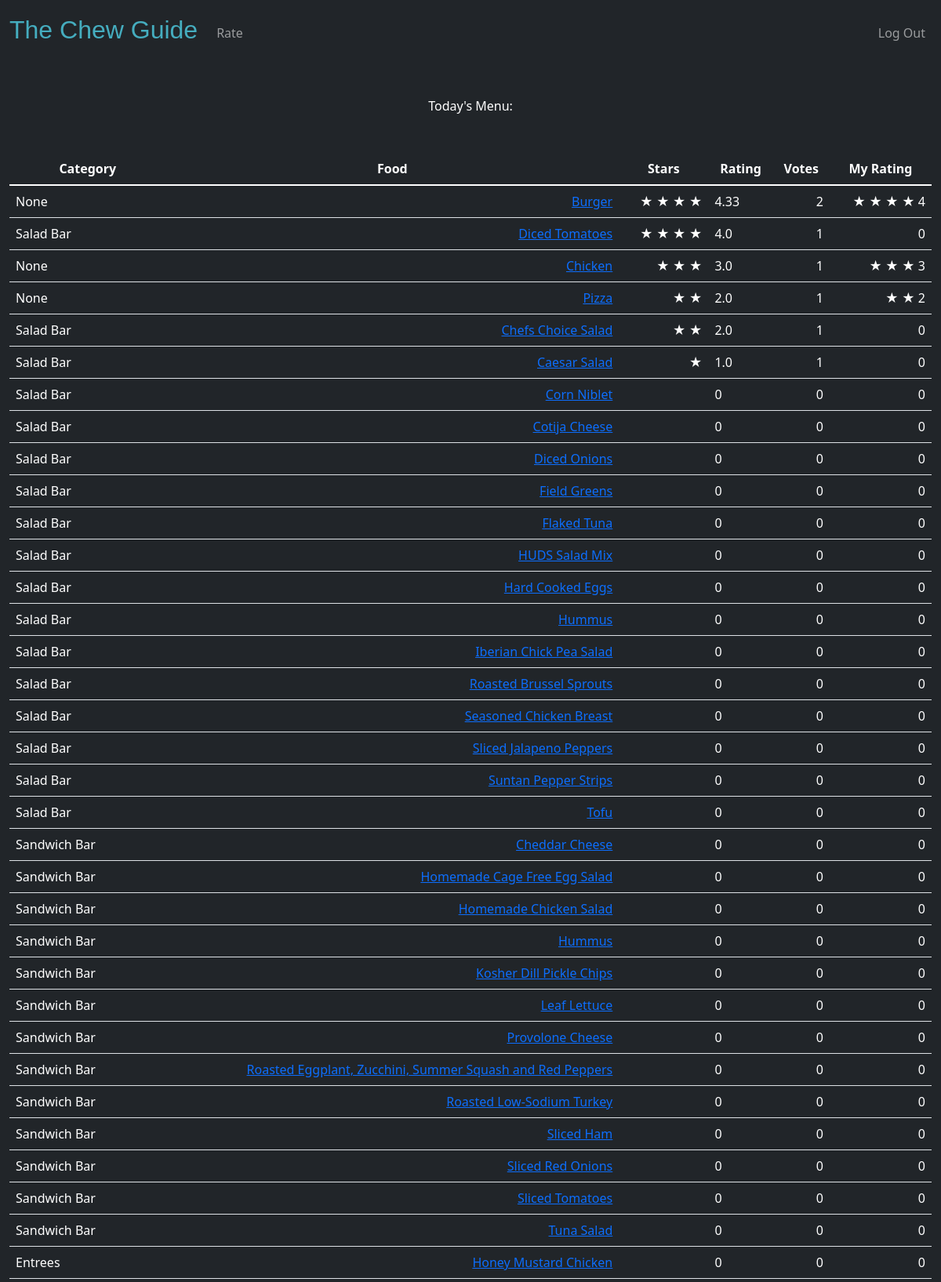
The page / (signed in, upper part) on the database its author committed.
### tables this page shows
CREATE TABLE menu(id INTEGER, food TEXT, class TEXT, PRIMARY KEY (id));

### app.py (the view)
@app.route("/")
@login_required
def index():
    food = db.execute("SELECT id, food, class FROM menu");
    rows = food;
    for i in range(len(food)):
        rating = db.execute("SELECT AVG(rating) FROM ratings WHERE food_id = ?", str(food[i]['id']))
        number_of_ratings = len(db.execute("SELECT DISTINCT user_id FROM ratings WHERE food_id = ?", str(food[i]['id'])))
        my_rating = db.execute("SELECT rating FROM ratings WHERE user_id = ? and food_id = ?", session["user_id"], str(food[i]['id']))
        if rating[0]['AVG(rating)'] != None:
            rows[i]['rating'] = round(rating[0]['AVG(rating)'], 2)
        else:
            rows[i]['rating'] = 0
        rows[i]['number_of_ratings'] = number_of_ratings
        if len(my_rating) > 0:
            rows[i]['my_rating'] = my_rating[0]['rating']
        else:
            rows[i]['my_rating'] = 0
        if rows[i]["rating"] != 0:
            rows[i]["rating_int"] = int(rows[i]['rating'])
        else:
            rows[i]["rating_int"] = 0
    sorted_rows = sorted(rows, key = lambda i: i['rating'], reverse=True)
    return render_template("index.html", rows=sorted_rows)

### app.py (called while the page is built)
@app.after_request
def after_request(response):
    response.headers["Cache-Control"] = "no-cache, no-store, must-revalidate"
    response.headers["Expires"] = 0
    response.headers["Pragma"] = "no-cache"
    return response

### helpers.py (called while the page is built)
def login_required(f):
    @wraps(f)
    def decorated_function(*args, **kwargs):
        if session.get("user_id") is None:
            return redirect("/login")
        return f(*args, **kwargs)
    return decorated_function

### templates/index.html (shortened to what this page needs)
{% extends "layout.html" %}
{% block main %}
<form action="/" method="post">
    <header class="bg-dark mb-5 big text-center text-white">
        Today's Menu:
    </header>
    <div class="mb-3">
        <table class="table tablestriped">
            <thead class="bg-dark mb-5 big text-center text-white">
                <tr>
                    <th>Category</th>
                    <th>Food</th>
                    <th>Stars</th>
                    <th>Rating</th>
                    <th>Votes</th>
                    <th>My Rating</th>
                </tr>
            </thead>
            <tbody class="bg-dark mb-5 big text-center text-white">
                {% for row in rows %}
                    <tr>
                        <td class="text-start">{{row['class']}}</td>
                        <td class="text-end"><a href="/rate">{{row['food']}}</a></td>
                        <td class="text-end">
                        {% for i in range(row['rating_int']) %}
                            ★
                        {% endfor %}
                        </td>
                        <td class="text-start">{{row['rating']}}</td>
                        <td class="text-end">{{row['number_of_ratings']}}</td>
                        <td class="text-end">
                        {% for i in range(row['my_rating']) %}
                            ★
                        {% endfor %}
                        {{row['my_rating']}}
                        </td>
                    </tr>
                {% endfor %}
            </tbody>
        </table>
    </div>
</form>
{% endblock %}

### templates/layout.html (shortened to what this page needs)
<!DOCTYPE html>
<html lang="en">
    <head>
        <link href="https://cdn.jsdelivr.net/npm/bootstrap@5.1.3/dist/css/bootstrap.min.css" rel="stylesheet">
        <link href="/static/styles.css" rel="stylesheet">
    </head>
    <body id="body" class="bg-dark">
        <nav class="bg-dark navbar navbar-expand-md navbar-dark">
            <div class="container-fluid">
                <a class="navbar-brand" href="/"><span class="blue">The Chew Guide</span></a>
                <div class="collapse navbar-collapse" id="navbar">
                    {% if session["user_id"] %}
                        <ul class="navbar-nav me-auto mt-2">
                            <li class="nav-item"><a class="nav-link" href="/rate">Rate</a></li>
                        </ul>
                        <ul class="navbar-nav ms-auto mt-2">
                            <li class="nav-item"><a class="nav-link" href="/logout">Log Out</a></li>
                        </ul>
                    {% else %}
                        <ul class="navbar-nav ms-auto mt-2">
                            <li class="nav-item"><a class="nav-link" href="/register">Register</a></li>
                            <li class="nav-item"><a class="nav-link" href="/login">Log In</a></li>
                        </ul>
                    {% endif %}
                </div>
            </div>
        </nav>
        <main class="container-fluid overflow-scroll py-5 text-center">
            {% block main %}{% endblock %}
        </main>
    </body>
</html>

### static/styles.css (style rules this page uses)
nav .navbar-brand { font-size: xx-large; }
nav .navbar-brand .blue { color: #45adbf; font-family: "Arial"; }
#body { background: #1f1f2e; }

### rows shown on the page
menu: class "None", food "Burger", rating "4.33", number_of_ratings "2", my_rating "4"
menu: class "Salad Bar", food "Diced Tomatoes", rating "4.0", number_of_ratings "1", my_rating "0"
menu: class "None", food "Chicken", rating "3.0", number_of_ratings "1", my_rating "3"
menu: class "None", food "Pizza", rating "2.0", number_of_ratings "1", my_rating "2"
menu: class "Salad Bar", food "Chefs Choice Salad", rating "2.0", number_of_ratings "1", my_rating "0"
menu: class "Salad Bar", food "Caesar Salad", rating "1.0", number_of_ratings "1", my_rating "0"
menu: class "Salad Bar", food "Corn Niblet", rating "0", number_of_ratings "0", my_rating "0"
menu: class "Salad Bar", food "Cotija Cheese", rating "0", number_of_ratings "0", my_rating "0"
menu: class "Salad Bar", food "Diced Onions", rating "0", number_of_ratings "0", my_rating "0"
menu: class "Salad Bar", food "Field Greens", rating "0", number_of_ratings "0", my_rating "0"
menu: class "Salad Bar", food "Flaked Tuna", rating "0", number_of_ratings "0", my_rating "0"
menu: class "Salad Bar", food "HUDS Salad Mix", rating "0", number_of_ratings "0", my_rating "0"
menu: class "Salad Bar", food "Hard Cooked Eggs", rating "0", number_of_ratings "0", my_rating "0"
menu: class "Salad Bar", food "Hummus", rating "0", number_of_ratings "0", my_rating "0"
menu: class "Salad Bar", food "Iberian Chick Pea Salad", rating "0", number_of_ratings "0", my_rating "0"
menu: class "Salad Bar", food "Roasted Brussel Sprouts", rating "0", number_of_ratings "0", my_rating "0"
menu: class "Salad Bar", food "Seasoned Chicken Breast", rating "0", number_of_ratings "0", my_rating "0"
menu: class "Salad Bar", food "Sliced Jalapeno Peppers", rating "0", number_of_ratings "0", my_rating "0"
menu: class "Salad Bar", food "Suntan Pepper Strips", rating "0", number_of_ratings "0", my_rating "0"
menu: class "Salad Bar", food "Tofu", rating "0", number_of_ratings "0", my_rating "0"
menu: class "Sandwich Bar", food "Cheddar Cheese", rating "0", number_of_ratings "0", my_rating "0"
menu: class "Sandwich Bar", food "Homemade Cage Free Egg Salad", rating "0", number_of_ratings "0", my_rating "0"
menu: class "Sandwich Bar", food "Homemade Chicken Salad", rating "0", number_of_ratings "0", my_rating "0"
menu: class "Sandwich Bar", food "Hummus", rating "0", number_of_ratings "0", my_rating "0"
menu: class "Sandwich Bar", food "Kosher Dill Pickle Chips", rating "0", number_of_ratings "0", my_rating "0"
menu: class "Sandwich Bar", food "Leaf Lettuce", rating "0", number_of_ratings "0", my_rating "0"
menu: class "Sandwich Bar", food "Provolone Cheese", rating "0", number_of_ratings "0", my_rating "0"
menu: class "Sandwich Bar", food "Roasted Eggplant, Zucchini, Summer Squash and Red Peppers", rating "0", number_of_ratings "0", my_rating "0"
menu: class "Sandwich Bar", food "Roasted Low-Sodium Turkey", rating "0", number_of_ratings "0", my_rating "0"
menu: class "Sandwich Bar", food "Sliced Ham", rating "0", number_of_ratings "0", my_rating "0"
menu: class "Sandwich Bar", food "Sliced Red Onions", rating "0", number_of_ratings "0", my_rating "0"
menu: class "Sandwich Bar", food "Sliced Tomatoes", rating "0", number_of_ratings "0", my_rating "0"
menu: class "Sandwich Bar", food "Tuna Salad", rating "0", number_of_ratings "0", my_rating "0"
menu: class "Entrees", food "Honey Mustard Chicken", rating "0", number_of_ratings "0", my_rating "0"
